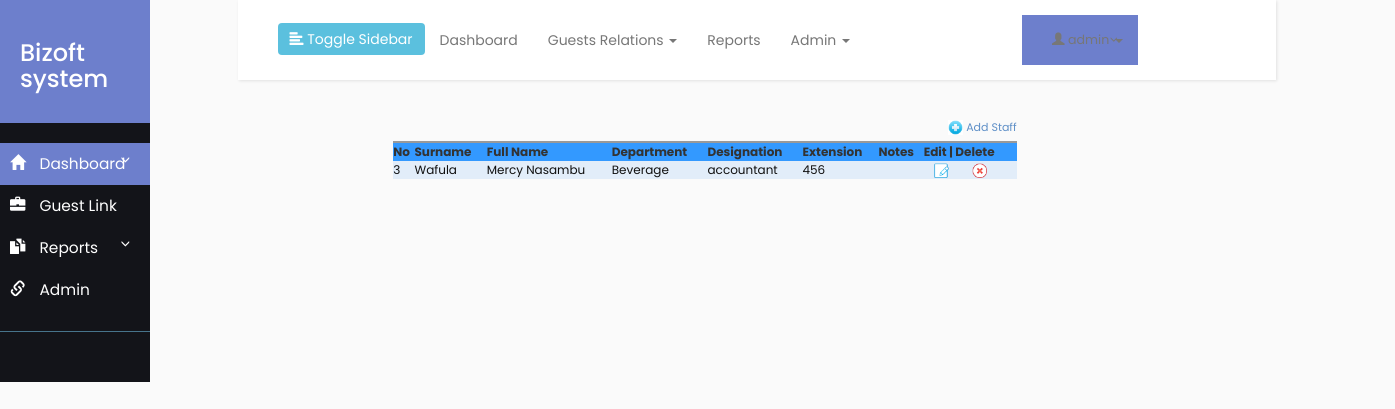
The page /staff.php (signed in) on the database its author committed.
### tables this page shows
CREATE TABLE IF NOT EXISTS `staff` (
  `staff_id` int(250) NOT NULL AUTO_INCREMENT,
  `surname` varchar(250) NOT NULL,
  `fullname` varchar(250) NOT NULL,
  `dep_id` varchar(250) NOT NULL,
  `desig_id` varchar(250) NOT NULL,
  `extension` int(250) NOT NULL,
  `notes` varchar(259) NOT NULL,
  PRIMARY KEY (`staff_id`),
  KEY `staff_id` (`staff_id`)
);

CREATE TABLE IF NOT EXISTS `departments` (
  `dep_id` int(11) NOT NULL AUTO_INCREMENT COMMENT 'primary key',
  `department_name` varchar(255) DEFAULT NULL,
  `notes` varchar(255) DEFAULT NULL,
  PRIMARY KEY (`dep_id`)
);

CREATE TABLE IF NOT EXISTS `designation` (
  `desig_id` int(10) unsigned NOT NULL AUTO_INCREMENT,
  `desig_name` varchar(250) NOT NULL,
  `notes` varchar(100) NOT NULL,
  PRIMARY KEY (`desig_id`)
);

### staff.php (the view, shortened to what this page needs)
<?php
require_once("db.php");
$sql = "SELECT * FROM staff LEFT JOIN departments ON staff.dep_id = departments.dep_id
LEFT JOIN designation ON staff.desig_id = designation.desig_id ORDER BY staff_id ASC";
$result = mysqli_query($conn,$sql);
?>
<html>
<head>
<link rel="stylesheet" type="text/css" href="styles.css" />
</head>
<body>
	<div class="row">
		<div class="col-sm-2">
			<?php include_once 'sidebar.php';?>
		</div>
		<div class="col-sm-9" style="align-content: center;">
			<?php include_once 'header.php' ;?>
			<form name="frmUser" method="post" action="">
<div style="width: 35%px; align-content: center; margin-left: 15%; margin-right: 25%">
<div align="right" style="padding-bottom:5px;"><a href="add_staff.php" class="link"><img alt='Add' title='Add' src='images/add.png' width='15px' height='15px'/> Add Staff</a></div>
<table border="0" cellpadding="10" cellspacing="1" width="100%" class="tblListForm">
<tr class="listheader">
<td>No</td>
<td>Surname</td>
<td>Full Name</td>
<td>Department</td>
<td>Designation</td>
<td>Extension</td>
<td>Notes</td>
<td>Edit | Delete</td>
</tr>
<?php
$i=0;
while($row = mysqli_fetch_array($result)) {
if($i%2==0)
$classname="evenRow";
else
$classname="oddRow";
?>
<tr class="<?php if(isset($classname)) echo $classname;?>">
<td><?php echo $row["staff_id"]; ?></td>
<td><?php echo $row["surname"]; ?></td>
<td><?php echo $row["fullname"]; ?></td>
<td><?php echo $row["department_name"]; ?></td>
<td><?php echo $row["desig_name"]; ?></td>
<td><?php echo $row["extension"]; ?></td>
<td><?php echo $row["notes"]; ?></td>
<td><a href="edit_staff.php?staff_id=<?php echo $row["staff_id"]; ?>" class="link"><img alt='Edit' title='Edit' src='images/edit.png' width='15px' height='15px' hspace='10' /></a>  <a href="delete_staff.php?staff_id=<?php echo $row["staff_id"]; ?>"  class="link"><img alt='Delete' title='Delete' src='images/delete.png' width='15px' height='15px'hspace='10' /></a></td>
</tr>
<?php
$i++;
}
?>
</table>
</form>
</div>
		</div>
</body>
</html>

### styles.css (style rules this page uses)
body { margin-left: 20px; }
.evenRow { background-color: #E2EDF9; font-size:12px; color:#101010; }
.tblListForm { border-top:2px #999999 solid; }
.listheader { background-color:#3399FF; font-size:12px; font-weight:bold; }
.link { text-decoration:none; color:#5e8fc7; font-size:11px; }

### style4.css (style rules this page uses)
body { font-family: 'Poppins', sans-serif; background: #fafafa; }
a, a:hover, a:focus { color: inherit; text-decoration: none; transition: all 0.3s; }

### rows shown on the page
staff: staff_id "3", surname "Wafula", fullname "Mercy Nasambu", dep.department_name "Beverage", desig.desig_name "accountant", extension "456"
